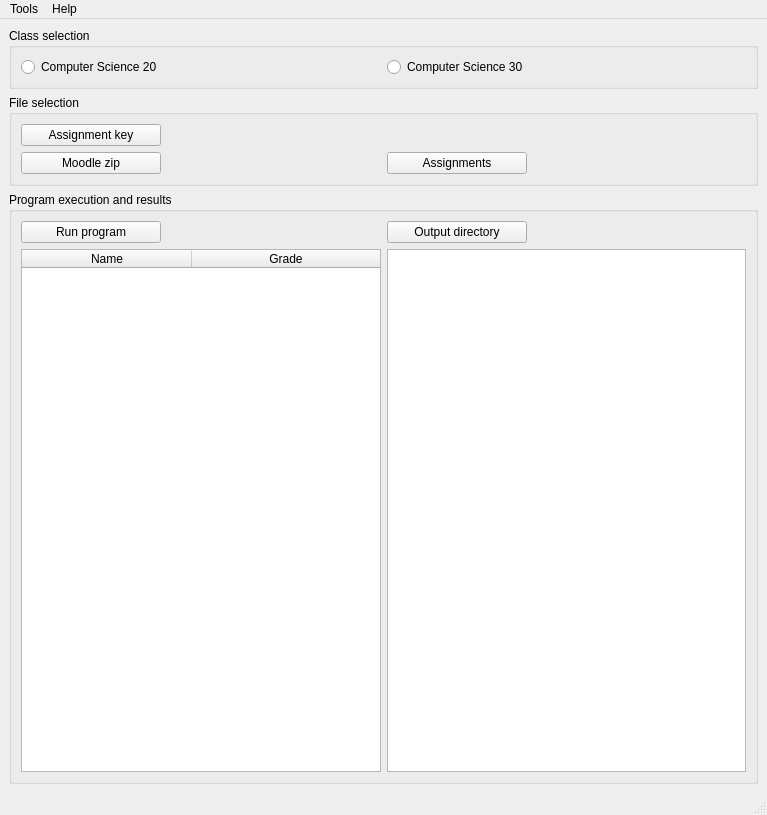
<?xml version="1.0" encoding="UTF-8"?>
<ui version="4.0">
 <class>MainWindow</class>
 <widget class="QMainWindow" name="MainWindow">
  <property name="geometry">
   <rect>
    <x>0</x>
    <y>0</y>
    <width>767</width>
    <height>815</height>
   </rect>
  </property>
  <property name="windowTitle">
   <string>PyAutoMark</string>
  </property>
  <property name="windowIcon">
   <iconset>
    <selectedon>../../../Application/icon.ico</selectedon>
   </iconset>
  </property>
  <widget class="QWidget" name="centralwidget">
   <layout class="QVBoxLayout" name="verticalLayout">
    <item>
     <widget class="QGroupBox" name="groupBox1">
      <property name="title">
       <string>Class selection</string>
      </property>
      <layout class="QHBoxLayout" name="horizontalLayout">
       <item>
        <widget class="QRadioButton" name="radioButton1">
         <property name="statusTip">
          <string>PyAutoMark will save previously accessed directories specific to Computer Science 20.</string>
         </property>
         <property name="text">
          <string>Computer Science 20</string>
         </property>
        </widget>
       </item>
       <item>
        <widget class="QRadioButton" name="radioButton2">
         <property name="statusTip">
          <string>PyAutoMark will save previously accessed directories specific to Computer Science 30.</string>
         </property>
         <property name="text">
          <string>Computer Science 30</string>
         </property>
        </widget>
       </item>
      </layout>
     </widget>
    </item>
    <item>
     <widget class="QGroupBox" name="groupBox2">
      <property name="title">
       <string>File selection</string>
      </property>
      <layout class="QGridLayout" name="gridLayout">
       <item row="1" column="1">
        <widget class="QLabel" name="label2">
         <property name="cursor">
          <cursorShape>IBeamCursor</cursorShape>
         </property>
         <property name="text">
          <string/>
         </property>
         <property name="wordWrap">
          <bool>true</bool>
         </property>
         <property name="textInteractionFlags">
          <set>Qt::LinksAccessibleByMouse|Qt::TextSelectableByMouse</set>
         </property>
        </widget>
       </item>
       <item row="1" column="2">
        <widget class="QPushButton" name="button3">
         <property name="sizePolicy">
          <sizepolicy hsizetype="Fixed" vsizetype="Fixed">
           <horstretch>0</horstretch>
           <verstretch>0</verstretch>
          </sizepolicy>
         </property>
         <property name="maximumSize">
          <size>
           <width>140</width>
           <height>16777215</height>
          </size>
         </property>
         <property name="statusTip">
          <string>Manually select individual zip file submissions for marking.</string>
         </property>
         <property name="text">
          <string>Assignments</string>
         </property>
        </widget>
       </item>
       <item row="0" column="1">
        <widget class="QLabel" name="label1">
         <property name="cursor">
          <cursorShape>IBeamCursor</cursorShape>
         </property>
         <property name="text">
          <string/>
         </property>
         <property name="wordWrap">
          <bool>true</bool>
         </property>
         <property name="textInteractionFlags">
          <set>Qt::LinksAccessibleByMouse|Qt::TextSelectableByMouse</set>
         </property>
        </widget>
       </item>
       <item row="1" column="3">
        <widget class="QLabel" name="label3">
         <property name="cursor">
          <cursorShape>IBeamCursor</cursorShape>
         </property>
         <property name="text">
          <string/>
         </property>
         <property name="wordWrap">
          <bool>true</bool>
         </property>
         <property name="textInteractionFlags">
          <set>Qt::LinksAccessibleByMouse|Qt::TextSelectableByMouse</set>
         </property>
        </widget>
       </item>
       <item row="0" column="0">
        <widget class="QPushButton" name="button1">
         <property name="sizePolicy">
          <sizepolicy hsizetype="Fixed" vsizetype="Fixed">
           <horstretch>0</horstretch>
           <verstretch>0</verstretch>
          </sizepolicy>
         </property>
         <property name="minimumSize">
          <size>
           <width>0</width>
           <height>0</height>
          </size>
         </property>
         <property name="maximumSize">
          <size>
           <width>140</width>
           <height>16777215</height>
          </size>
         </property>
         <property name="statusTip">
          <string>Select the desired assignment key .py file.</string>
         </property>
         <property name="text">
          <string>Assignment key</string>
         </property>
        </widget>
       </item>
       <item row="1" column="0">
        <widget class="QPushButton" name="button2">
         <property name="sizePolicy">
          <sizepolicy hsizetype="Fixed" vsizetype="Fixed">
           <horstretch>0</horstretch>
           <verstretch>0</verstretch>
          </sizepolicy>
         </property>
         <property name="maximumSize">
          <size>
           <width>140</width>
           <height>16777215</height>
          </size>
         </property>
         <property name="statusTip">
          <string>Select the Moodle zip file containing all submissions for marking.</string>
         </property>
         <property name="text">
          <string>Moodle zip</string>
         </property>
        </widget>
       </item>
      </layout>
     </widget>
    </item>
    <item>
     <widget class="QGroupBox" name="groupBox3">
      <property name="title">
       <string>Program execution and results</string>
      </property>
      <layout class="QGridLayout" name="gridLayout_2">
       <item row="0" column="1">
        <widget class="QPushButton" name="button6">
         <property name="sizePolicy">
          <sizepolicy hsizetype="Fixed" vsizetype="Fixed">
           <horstretch>0</horstretch>
           <verstretch>0</verstretch>
          </sizepolicy>
         </property>
         <property name="maximumSize">
          <size>
           <width>140</width>
           <height>16777215</height>
          </size>
         </property>
         <property name="statusTip">
          <string>Opens the directory that contains the feedback text files.</string>
         </property>
         <property name="text">
          <string>Output directory</string>
         </property>
        </widget>
       </item>
       <item row="0" column="0">
        <widget class="QPushButton" name="button4">
         <property name="sizePolicy">
          <sizepolicy hsizetype="Fixed" vsizetype="Fixed">
           <horstretch>0</horstretch>
           <verstretch>0</verstretch>
          </sizepolicy>
         </property>
         <property name="maximumSize">
          <size>
           <width>140</width>
           <height>16777215</height>
          </size>
         </property>
         <property name="statusTip">
          <string>Initiates the auto-marking process.</string>
         </property>
         <property name="text">
          <string>Run program</string>
         </property>
        </widget>
       </item>
       <item row="1" column="1">
        <widget class="QListWidget" name="list1">
         <property name="sizePolicy">
          <sizepolicy hsizetype="Expanding" vsizetype="Expanding">
           <horstretch>0</horstretch>
           <verstretch>0</verstretch>
          </sizepolicy>
         </property>
         <property name="selectionMode">
          <enum>QAbstractItemView::ExtendedSelection</enum>
         </property>
        </widget>
       </item>
       <item row="1" column="0">
        <widget class="QTableWidget" name="table1">
         <property name="sizePolicy">
          <sizepolicy hsizetype="Expanding" vsizetype="Expanding">
           <horstretch>0</horstretch>
           <verstretch>0</verstretch>
          </sizepolicy>
         </property>
         <property name="minimumSize">
          <size>
           <width>0</width>
           <height>0</height>
          </size>
         </property>
         <property name="lineWidth">
          <number>1</number>
         </property>
         <property name="sizeAdjustPolicy">
          <enum>QAbstractScrollArea::AdjustIgnored</enum>
         </property>
         <property name="editTriggers">
          <set>QAbstractItemView::NoEditTriggers</set>
         </property>
         <property name="dragDropOverwriteMode">
          <bool>false</bool>
         </property>
         <property name="selectionMode">
          <enum>QAbstractItemView::NoSelection</enum>
         </property>
         <property name="sortingEnabled">
          <bool>true</bool>
         </property>
         <attribute name="horizontalHeaderVisible">
          <bool>true</bool>
         </attribute>
         <attribute name="horizontalHeaderCascadingSectionResizes">
          <bool>false</bool>
         </attribute>
         <attribute name="horizontalHeaderDefaultSectionSize">
          <number>170</number>
         </attribute>
         <attribute name="horizontalHeaderStretchLastSection">
          <bool>true</bool>
         </attribute>
         <attribute name="verticalHeaderVisible">
          <bool>true</bool>
         </attribute>
         <attribute name="verticalHeaderCascadingSectionResizes">
          <bool>false</bool>
         </attribute>
         <attribute name="verticalHeaderHighlightSections">
          <bool>true</bool>
         </attribute>
         <attribute name="verticalHeaderShowSortIndicator" stdset="0">
          <bool>false</bool>
         </attribute>
         <attribute name="verticalHeaderStretchLastSection">
          <bool>false</bool>
         </attribute>
         <column>
          <property name="text">
           <string>Name</string>
          </property>
         </column>
         <column>
          <property name="text">
           <string>Grade</string>
          </property>
         </column>
        </widget>
       </item>
      </layout>
     </widget>
    </item>
   </layout>
  </widget>
  <widget class="QMenuBar" name="menubar">
   <property name="geometry">
    <rect>
     <x>0</x>
     <y>0</y>
     <width>767</width>
     <height>21</height>
    </rect>
   </property>
   <widget class="QMenu" name="menuHelp">
    <property name="title">
     <string>Help</string>
    </property>
    <addaction name="actionDocumentation_PDF"/>
   </widget>
   <widget class="QMenu" name="menuTools">
    <property name="title">
     <string>Tools</string>
    </property>
    <addaction name="actionClear"/>
    <addaction name="actionReset"/>
   </widget>
   <addaction name="menuTools"/>
   <addaction name="menuHelp"/>
  </widget>
  <widget class="QStatusBar" name="statusbar"/>
  <action name="actionDocumentation_PDF">
   <property name="text">
    <string>Documentation (PDF)</string>
   </property>
  </action>
  <action name="actionMoodle">
   <property name="text">
    <string>Process Moodle zip</string>
   </property>
   <property name="statusTip">
    <string/>
   </property>
  </action>
  <action name="actionClear">
   <property name="text">
    <string>Clear results</string>
   </property>
  </action>
  <action name="actionReset">
   <property name="text">
    <string>Reset all</string>
   </property>
  </action>
 </widget>
 <resources/>
 <connections/>
</ui>
